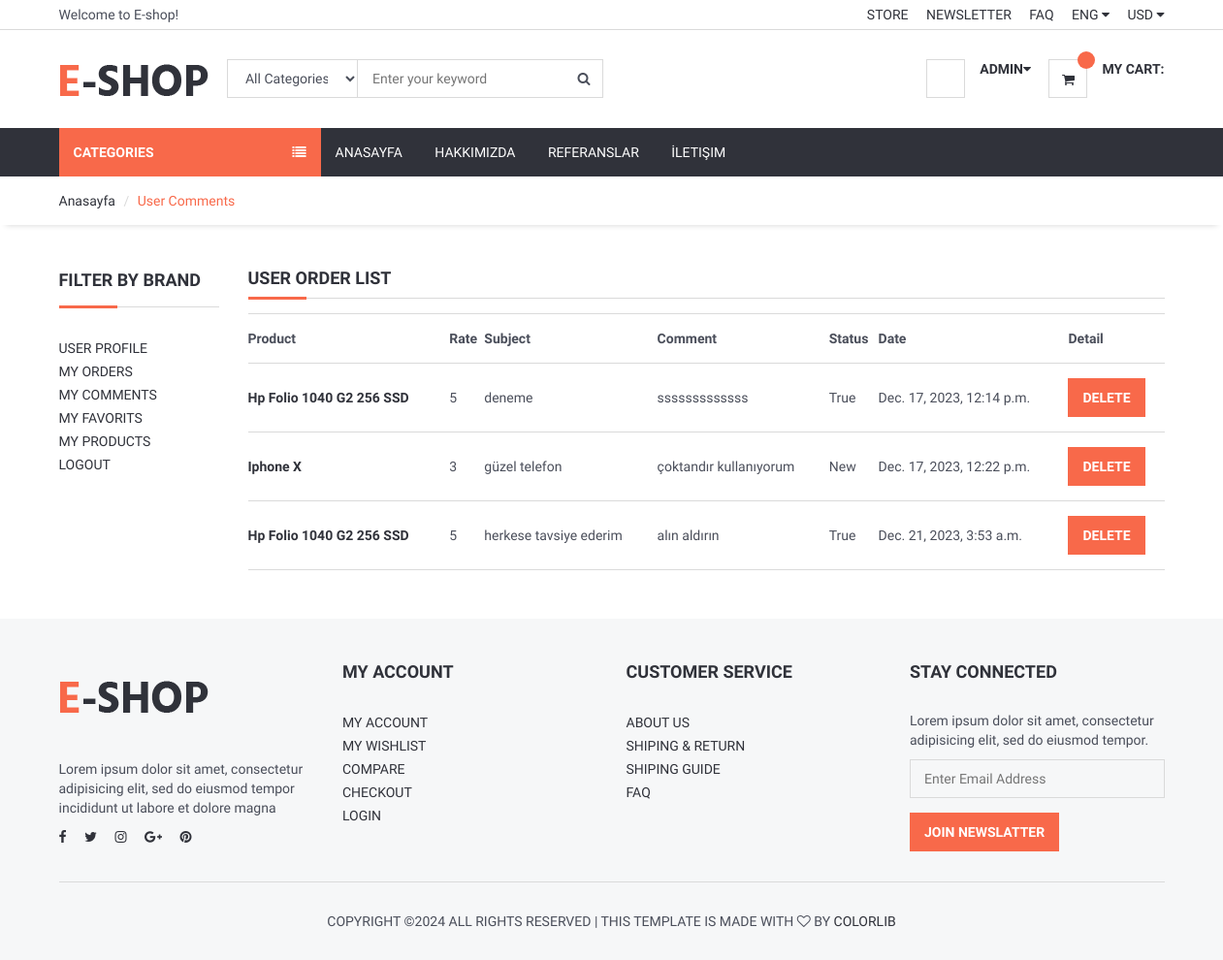
/user/comments/ (signed in), run on the app's committed database.
### product/models.py (models this page shows, shortened)
class Comment(models.Model):
    STATUS = (
        ('New', 'Yeni'),
        ('True', 'Evet'),
        ('False', 'Hayır'),
    )
    product=models.ForeignKey(Product,on_delete=models.CASCADE)
    user = models.ForeignKey(User, on_delete=models.CASCADE)
    subject = models.CharField(max_length=50, blank=True)
    comment = models.TextField(max_length=250,blank=True)
    rate = models.IntegerField(default=1)
    ip = models.CharField(max_length=20, blank=True)
    status=models.CharField(max_length=10,choices=STATUS, default='New')
    create_at=models.DateTimeField(auto_now_add=True)
    update_at=models.DateTimeField(auto_now=True)

class Product (models.Model):
   STATUS = (
      ('True', 'Evet'),
      ('False', 'Hayır'),
   )
   category = models.ForeignKey(Category, on_delete=models. CASCADE) #relation with Category table
   title = models.CharField(max_length=150)
   keywords = models.CharField(blank=True,max_length=255)
   description = models.CharField(blank=True,max_length=255)
   image=models.ImageField(blank=True, upload_to='images/')
   price = models. FloatField()
   amount=models.IntegerField()
   detail=RichTextUploadingField()
   slug = models.SlugField(null=False,unique=True)
   status=models.CharField(max_length=10 , choices = STATUS)
   create_at = models.DateTimeField(auto_now_add=True)
   update_at=models.DateTimeField(auto_now=True)
   def image_tag(self):
       return mark_safe('<img src="{}" height="50"/>'.format(self.image.url))
   image_tag.short_description = 'Image'

### user/views.py (the view)
# urls.py: path('comments/', views.comments, name='comments'),
@login_required(login_url='/login') # Check login
def comments(request):
    category = Category.objects.all()
    current_user = request.user
    comments = Comment.objects.filter(user_id=current_user.id)
    context = {
        'category': category,
        'comments': comments,
    }
    return render(request, 'user_comments.html', context)

### user/templates/user_comments.html (shortened to what this page needs)
{% extends "homebase.html" %}
{% block sidebar %}
     {% include "sidebar.html" %}
{% endblock %}
{% block content %}
        <div id="breadcrumb">
            <div class="container">
                <ul class="breadcrumb">
                    <li><a href="/">Anasayfa</a></li>
                    <li class="active">User Comments</li>
                </ul>
            </div>
        </div>
        <div class="section">
            <div class="container">
                <div class="row">
                    <div class="col-md-2">
                        {% include "user_panel.html" %}
                    </div>
                    <div class="col-md-10">
                        <div class="section-title">
                            <h4 class="title">User Order List</h4>
                        </div>
                        <table class="shopping-cart-table table">
									<tr>
                                        <th class="text-left">Product</th>
                                        <th class="text-left">Rate</th>
                                        <th class="text-left">Subject</th>
                                        <th class="text-left">Comment</th>
                                        <th class="text-left">Status</th>
                                        <th class="text-left">Date</th>
                                        <th class="text-left">Detail</th>
									</tr>
                                    {% for rs in comments %}
                                       <tr>
                                           <td class="text-left">
                                               <a href="/product/{{ rs.product_id }}/{{ rs.product.slug }}">
                                               <strong>{{ rs.product.title}}</strong>
                                               </a>
                                           </td>
                                           <td class="text-left">{{ rs.rate}} </td>
                                           <td class="text-left">{{ rs.subject}} </td>
                                           <td class="text-left">{{ rs.comment}} </td>
                                           <td class="text-left">{{ rs.status}} </td>
                                           <td class="text-left">{{ rs.create_at}} </td>
                                           <td class="text-left"><a class="primary-btn" href="/user/deletecomment/{{ rs.id }}" onclick="return confirm('Will be Delete ! Are you sure?')"> Delete </a></td>
                                       </tr>
                                    {% endfor %}
                        </table>
                    </div>
                </div>
            </div>
        </div>
{% endblock %}

### home/templates/header.html (shortened to what this page needs)
{% load static %}
	<header>
		<div id="top-header">
			<div class="container">
				<div class="pull-left">
					<span>Welcome to E-shop!</span>
				</div>
				<div class="pull-right">
					<ul class="header-top-links">
						<li><a href="#">Store</a></li>
						<li><a href="#">Newsletter</a></li>
						<li><a href="#">FAQ</a></li>
						<li class="dropdown default-dropdown">
							<a class="dropdown-toggle" data-toggle="dropdown" aria-expanded="true">ENG <i class="fa fa-caret-down"></i></a>
						</li>
						<li class="dropdown default-dropdown">
							<a class="dropdown-toggle" data-toggle="dropdown" aria-expanded="true">USD <i class="fa fa-caret-down"></i></a>
						</li>
					</ul>
				</div>
			</div>
		</div>
		<div id="header">
			<div class="container">
				<div class="pull-left">
					<div class="header-logo">
						<a class="logo" href="#">
							<img src="{% static '' %}img/logo.png" alt="">
						</a>
					</div>
				<div class="header-search">
					<form action="/search/" method="post">
						<input id="query" name="query" class="input search-input" type="text" placeholder="Enter your keyword">
						{% load mptt_tags %}
						<select name="catid" class="input search-categories">
							<option value="0">All Categories</option>
						</select>
						<button class="search-btn"><i class="fa fa-search"></i></button>
					</form>
				</div>
				</div>
				<div class="pull-right">
					<ul class="header-btns">
						<li class="header-account dropdown default-dropdown">
                            {% if user.id is not None %}
							<div class="dropdown-toggle" role="button" data-toggle="dropdown" aria-expanded="true">
								<div class="header-btns-icon">
								</div>
								<strong class="text-uppercase">{{ user.first_name }}<i class="fa fa-caret-down"></i></strong>
							</div>
                            {% else %}
							<a href="/login/" class="text-uppercase">Login</a> / <a href="/signup/" class="text-uppercase">Sign Up</a>
							{% endif %}
						</li>
						<li class="header-cart dropdown default-dropdown">
							<a href="/shopcart/">
								<div class="header-btns-icon">
									<i class="fa fa-shopping-cart"></i>
									<span class="qty">{{ request.session.cart_items}}</span>
								</div>
								  <strong class="text-uppercase">My Cart:</strong>
								<br>
							</a>
						</li>
					</ul>
				</div>
			</div>
		</div>
	</header>

### home/static/css/style.css (style rules this page uses)
body { font-family: 'Hind', sans-serif; color: #4A4E5A; overflow-x: hidden; }
h1, h2, h3, h4, h5, h6 { color: #30323A; margin: 0 0 10px; font-weight: 700; }
a { color: #30323A; -webkit-transition: 0.3s color; transition: 0.3s color; }
strong { color: #30323A; }
ul, ol { margin: 0; padding: 0; list-style: none }
.main-btn, .primary-btn { display: inline-block; padding: 10px 15px; text-transform: uppercase; font-weight: 700; border: none; -webkit-transition: 0.3s all; transition: 0.3s all; }
.primary-btn { color: #FFF; background-color: #F8694A; }
.input { width: 100%; height: 40px; padding: 0px 15px; border: none; background-color: transparent; -webkit-box-shadow: 0px 0px 0px 1px #DADADA inset, 0px 0px 0px 5px transparent; box-shadow: 0px 0px 0px 1px #DADADA inset, 0px 0px 0px 5px transparent; -webkit-transition: 0.3s all; transition: 0.3s all; }
.section { padding-top: 30px; padding-bottom: 30px; }
.section-title { position: relative; margin-bottom: 15px; margin-top: 15px; border-bottom: 1px solid #DADADA; }
.section-title .title { display: inline-block; text-transform: uppercase; }
.section-title:after { content: ""; position: absolute; left: 0; bottom: -1.5px; height: 3px; width: 60px; background-color: #F8694A; }
#breadcrumb { -webkit-box-shadow: 0px 6px 6px -6px rgba(0, 0, 0, 0.175); box-shadow: 0px 6px 6px -6px rgba(0, 0, 0, 0.175); }
.breadcrumb { background-color: transparent; border: none; border-radius: 0px; padding: 15px 0px; margin: 0; }
.breadcrumb>.active { color: #F8694A; }
.breadcrumb>li+li:before { color: #DADADA; }
#header { padding-top: 15px; padding-bottom: 15px; }
#top-header { padding-top: 5px; padding-bottom: 5px; border-bottom: 1px solid #DADADA; }
.header-top-links>li { display: inline-block; }
.header-top-links>li+li { margin-left: 15px; }
.header-top-links>li>a { cursor: pointer; text-transform: uppercase; }
.header-logo { display: inline-block; margin-right: 15px; }
.header-logo .logo>img { width: 100%; max-height: 70px; }
.header-search { display: inline-block; padding: 15px 0px; max-width: 400px; }
.header-search>form { position: relative; }
.header-search>form .search-input { padding-left: 150px; padding-right: 45px; }
.header-search>form .search-categories { position: absolute; left: 0px; top: 0px; width: 135px; }
.header-search>form .search-btn { position: absolute; top: 0px; right: 0px; width: 40px; height: 40px; background-color: transparent; border: none; }
.header-btns>li { display: inline-block; vertical-align: top; padding: 15px 0px; }
.header-btns>li+li { margin-left: 15px; }
.header-btns>li .header-btns-icon { position: relative; float: left; margin-right: 15px; width: 40px; height: 40px; line-height: 40px; text-align: center; color: #30323A; background-color: #FFF; border: 1px solid #DADADA; }
.header-btns .dropdown-toggle { display: block; cursor: pointer; }
.header-cart .header-btns-icon .qty { position: absolute; right: -9px; top: -9px; width: 18px; height: 18px; line-height: 18px; text-align: center; font-size: 10px; background: #F8694A; color: #FFF; border-radius: 50%; }
.shopping-cart-table>tbody>tr>td, .shopping-cart-table>tbody>tr>th, .shopping-cart-table>tfoot>tr>td, .shopping-cart-table>tfoot>tr>th, .shopping-cart-table>thead>tr>td, .shopping-cart-table>thead>tr>th { padding: 15px 0px; vertical-align: middle; border-top: 1px solid #DADADA; }
.shopping-cart-table>tbody>tr:last-child>td { border-bottom: 1px solid #DADADA; }

### data on the page
Comment: product "Hp Folio 1040 G2 256 SSD", rate "5", subject "deneme", comment "sssssssssssss", status "True", create_at "Dec. 17, 2023, 12:14 p.m."
Comment: product "Iphone X", rate "3", subject "güzel telefon", comment "çoktandır kullanıyorum", status "New", create_at "Dec. 17, 2023, 12:22 p.m."
Comment: product "Hp Folio 1040 G2 256 SSD", rate "5", subject "herkese tavsiye ederim", comment "alın aldırın", status "True", create_at "Dec. 21, 2023, 3:53 a.m."

### other printed values
{{ user.first_name }} "ADMIN"
